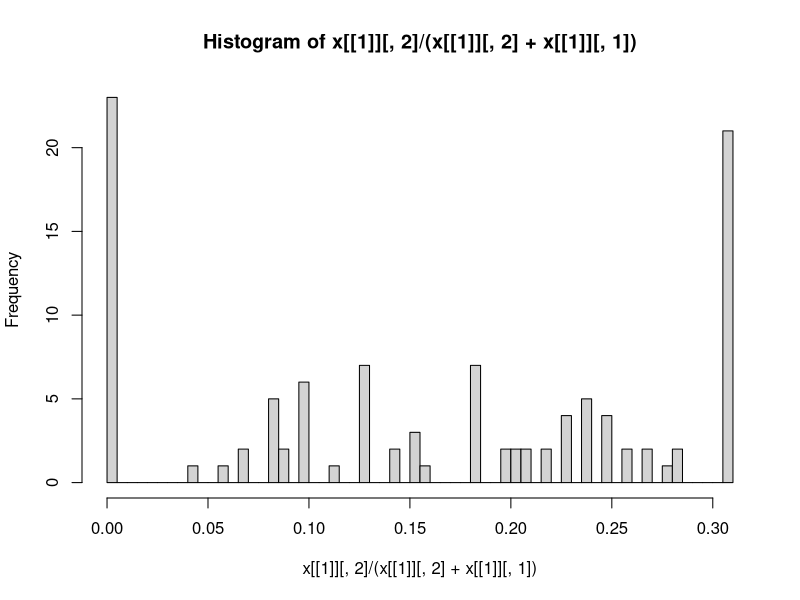

Generate this figure with R:
# Simulate cis-trans coevolution

library(expm)
library(ggplot2)

setwd("/Users/daohanji/Desktop/gene_product_diversity/out/")

# Calculate normalized cis-genotypic value
# Input: genotype (a vector of 0 and 1), effect sizes of effector allele at all loci (a vector)
cis.gv <- function(gt,effect=1){
	v=sum(gt*effect)
	vmax=sum(effect)
	return(v/vmax)
}

# Calculate modification rate beta
# beta as a linear function of cis-genotypic value
# Input: normalized cis-genotypic value (a number, calculated using cis.gv()), trans- genotypic value, shape parameter characterizing relationship between cis- loci and enzyme-substrate affinity (a number), background/non-specific modification activity (a number)
beta.calc <- function(cis,trans,C,epsilon=0){
	beta=trans*(C*cis+epsilon)
	return(beta)
}

# Genotype-phenotype mapping (2 isoforms)
# Input: genotypic value of overall expression level, rate of modification (calculated using beta.calc()), decay rates (numbers)
g2p <- function(alpha,beta,gamma_0,gamma_1){
	P_0=alpha/(beta+gamma_0)
	P_1=alpha*beta/(gamma_1*(beta+gamma_0))
	return(c(P_0,P_1))
}

# Calculate fitness w/ respect to an isoform under stabilizing selection
# Input: isoform abundance (a number), optimum (a number), SD of fitness function
# Input values are not log-transformed and should be log-transformed by the function
fitness.stab <- function(z,opt,sig){
	d=log(z/opt) # Convert to log scale
	if(sig>0){
		w=dnorm(d,mean=0,sd=sig)/dnorm(0,mean=0,sd=sig)
	}else{
		w=1
	}
	return(w)
}

# Calculate fitness w/ respect to a deleterious isoform
# Input: isoform abundance, shape parameter (a positive number)
fitness.del <- function(z,par){
	w=exp(-par*z)
	return(w)
}

# Overall fitness as a product of fitness w/ respect to each isoform
# Input: isoform abundances (a vector), selection parameter (a list; vector-->stabilizing, number-->deleterious, NULL=neutral/equivalent to I_0), whether each modified isoform is functionally equivalent to I_0 (a vector, 1 means equivalent to I_0)
fitness.prod <- function(z,selection,eq=NULL){
	w=rep(0,length(z))
	type=lengths(selection) # Type of selection, which corresponds to number of selection parameters
	if(length(eq)>0){
		z[1]=z[1]+sum(z[which(eq==1)])
	}
	for(i in 1:length(z)){
		if(type[i]==2){
			w[i]=fitness.stab(z[i],selection[[i]][1],selection[[i]][2])
		}else{
			if(type[i]==1){
				w[i]=fitness.del(z[i],selection[[i]])
			}else{
				w[i]=1
			}
		}
	}
	return(prod(w))
}

# Fixation probability given ancestral and mutant fitness
fix.prob <- function(wa,wm,Ne){
	if(wa>0){
		s=(wm/wa)-1 # Coefficient of selection
		if(s==0){
			p=1/(2*Ne)
		}else{
			p=(1-exp(-2*s))/(1-exp(-4*Ne*s))
		}
	}else{ # The ancestral fitness is close to 0 (close enough to be recognized as zero by R)
		if(wm==0){ # Both ancestral and mutant fitness are close to 0
			p=1/(2*Ne) # The mutation is considered neutral
		}else{ # Ancestral fitness is close to 0 while mutant fitness isn't
			p=1 # The mutation is considered strongly beneficial
		}
	}
	return(p)
}

# Obtain transition matrix given other parameters
# Simplest version: 2 isoforms, constant transition matrix (no trans- substitutions, no environmental change), all cis- loci have equal effect size (i.e., no. of states = no. of loci+1) and mutational spectrum
# Input: number of cis- loci, mutation rates (a vector, elements being u01 and u10, respectively; 2*Ne*u should not exceed 1), selection parameter (a list), effective population size, other parameters (alpha,trans,C,gamma_0,gamma_1,epsilon,eq)
tm <- function(nloci,u,selection,Ne,alpha,trans,C,epsilon=0,gamma_0,gamma_1,eq=NULL){
	mat=matrix(0,nrow=nloci+1,ncol=nloci+1)
	for(i in 1:nrow(mat)){
		v1=(i-1)/nloci
		beta1=beta.calc(v1,trans,C,epsilon)
		z1=g2p(alpha,beta1,gamma_0,gamma_1)
		w1=fitness.prod(z1,selection,eq)
		for(j in 1:ncol(mat)){
			if(abs(i-j)==1){ # Consider adjescent states only
				v2=(j-1)/nloci
				beta2=beta.calc(v2,trans,C,epsilon)
				z2=g2p(alpha,beta2,gamma_0,gamma_1)
				w2=fitness.prod(z2,selection,eq)
				fp=fix.prob(w1,w2,Ne)
				if(i<j){
					uij=2*Ne*(nloci-(i-1))*u[1]
				}else{
					uij=2*Ne*(i-1)*u[2]
				}
				mat[i,j]=uij*fp
			}
		}
	}
	for(i in 1:nrow(mat)){
		mat[i,i]=1-sum(mat[i,])
	}
	return(mat)
}

# Simulate cis-trans coevolution
# Two isoforms per gene, one function and one deleterious
sim.evo<-function(type.all,nloci.all,alpha.all,gamma_0.all,gamma_1.all,selection.all,T,Ne,u.cis,u.trans,C,epsilon,start){
	nmut=rpois(1,lambda=u.trans[1]*2*Ne*T)
	if(nmut>=T){
		return("error")
	}else{
		ngene=length(type.all)
		tm.all=list()
		distr.all=list()
		v.all=start[[1]]
		trans=start[[2]]
		beta.all=rep(0,ngene)
		z.all=matrix(0,nrow=ngene,ncol=2)
		for(i in 1:ngene){
			tm.all[[i]]=tm(nloci.all[i],u.cis,selection.all[[i]],Ne,alpha.all[i],trans,C,epsilon,gamma_0.all[i],gamma_1.all[i])
			distr.all[[i]]=rep(0,nloci.all[i]+1);distr.all[[i]][v.all[i]+1]=1
			beta.all[i]=beta.calc(v.all[i]/nloci.all[i],trans,C,epsilon)
			z.all[i,]=g2p(alpha.all[i],beta.all[i],gamma_0.all[i],gamma_1.all[i])
		}
		tmut=sort(sample(1:T,nmut))
		t.last=0
		for(j in 1:nmut){
			t=tmut[j]
			w0=1
			for(i in 1:ngene){
				distr.all[[i]]=distr.all[[i]]%*%(tm.all[[i]] %^% (t-t.last)) # Calculate distribution at the time point under consideration
				v.all[i]=sample(0:nloci.all[i],1,prob=distr.all[[i]])
				w0=w0*fitness.prod(z.all[[i]],selection.all[[i]])
			}
			trans.mut=exp(log(trans)+rnorm(1,mean=0,sd=u.trans[2]))
			w1=1
			beta.mut=rep(0,ngene)
			z.mut=matrix(0,nrow=ngene,ncol=2)
			for(i in 1:ngene){
				beta.mut[i]=beta.calc(v.all[i]/nloci.all[i],trans.mut,C,epsilon)
				z.mut[i,]=g2p(alpha.all[i],beta.mut[i],gamma_0.all[i],gamma_1.all[i])
				w1=w1*fitness.prod(z.mut[[i]],selection.all[[i]])
			}
			fp=fix.prob(w0,w1,Ne)
			if.fix=rbinom(n=1,size=1,prob=fp)
			if(if.fix==1){
				trans=trans.mut
				beta.all=beta.mut
				z.all=z.mut
				for(i in 1:ngene){
					tm.all[[i]]=tm(nloci.all[i],u.cis,selection.all[[i]],Ne,alpha.all[i],trans.mut,C,epsilon,gamma_0.all[i],gamma_1.all[i])
				}
			}
			t.last=t
		}
		return(list(z.all,trans))
	}
}

# Assign gene-specific parameters
n1=100;n2=10;ngene=n1+n2
type.all=c(rep(1,n1),rep(2,n2))
nloci.all=sample(1:10,ngene,replace=TRUE)
alpha.all=exp(rnorm(ngene,mean=0,sd=1));alpha.all=sort(alpha.all)
gamma_0.all=rep(1,ngene) # Decay rate of I_0, distribution type TBD
gamma_1.all=rep(1,ngene) # Decay rate of I_1, distribution type TBD
sig.all=1/(10^(rnorm(ngene,mean=-1,sd=0.1))) # Strength of stabilizing selection on expression level
lambda.all=rep(1e-3,ngene)
selection.all=list()
for(i in 1:ngene){
	if(type.all[i]==1){ # Deleterious
		selection.all[[i]]=list(c(alpha.all[i]/gamma_0.all[i],sig.all[i]),lambda.all[i])
	}else{ # Required modification
		selection.all[[i]]=list(lambda.all[i],c(alpha.all[i]/gamma_1.all[i],sig.all[i]))
	}
}

T=1e8 # Number of time steps to run for each gene/modification event
Ne=1e3
u.cis=c(1e-9,1e-9) # Mutation rate at cis- loci, elements representing mutation to effector ellele and to null allele, respectively
u.trans=c(1e-8,1e-1) # Rate and SD of effect (log scale) of mutations affecting trans genotypic value
C=1 # Affinity parameter, assumed as constant across genes
epsilon=1e-3 # Non-specific modification intensity, assumed as constant across genes
# Starting cis- and trans- genotypic values
start=list(rep(0,ngene),1)
for(i in 1:ngene){
	if(type.all[i]==1){
		start[[1]][i]=sample(0:(nloci.all[i]),1)
	}else{
		start[[1]][i]=nloci.all[i]
	}
}

x=sim.evo(type.all,nloci.all,alpha.all,gamma_0.all,gamma_1.all,selection.all,T,Ne,u.cis,u.trans,C,epsilon,start)
x[[2]]
hist(x[[1]][,2]/(x[[1]][,2]+x[[1]][,1]),breaks=50)
